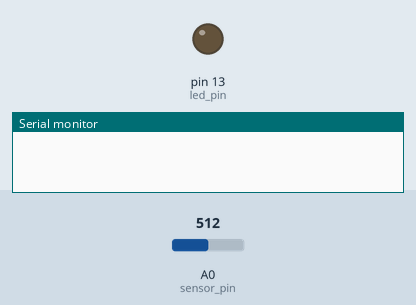
Simulated run of this sketch. Board: Arduino Uno, built for the host (arithmetic inside an expression is 32-bit, double 64-bit). Shown: output pins drawn as LEDs (lit = HIGH), the last lines printed to the serial monitor. The inputs (shaded band) are chosen by the test bench; at power-on: A0 (sensor_pin) = 512. WiFi joins after 1.5 s; servers stay silent unless stated; no MQTT or app messages arrive unless stated.

Above: at 0.0 s.
At 1.6 s:
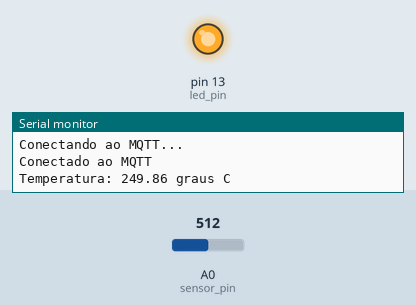
Timing chart, 0 to 3.1 s (numbered marks = the images above):
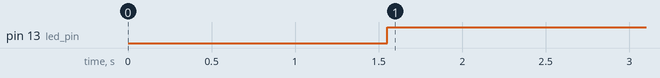

Measured:
- by itself, pin 13 (led_pin): LOW → HIGH at 1.6 s

The sketch:

onj_int.ino.ino
```cpp
#include <SPI.h>
#include <Ethernet.h>
#include <PubSubClient.h>

// Informações de conexão do MQTT
const char* mqtt_server = "192.168.0.45"; // Endereço IP do seu broker MQTT
const int mqtt_port = 1883;
const char* mqtt_user = "arduino"; // Nome de usuário do MQTT
const char* mqtt_password = "123"; // Senha do MQTT
const char* mqtt_topic = "temperatura/arduino"; // Tópico do MQTT

// Informações do sensor de temperatura e LED
int sensor_pin = A0;
int led_pin = 13;

byte mac[] = { 255, 255, 255, 255, 255, 255 }; // Endereço MAC do seu módulo Ethernet

EthernetClient ethClient;
PubSubClient mqttClient(ethClient);

void setup() {
  pinMode(led_pin, OUTPUT);
  Serial.begin(9600);
  Ethernet.begin(mac);
  mqttClient.setServer(mqtt_server, mqtt_port);
}

void loop() {
  if (!mqttClient.connected()) {
    reconnect();
  }
  int valor_sensor = analogRead(sensor_pin);
  float temperatura = (valor_sensor * 0.00488) * 100.0;
  Serial.print("Temperatura: ");
  Serial.print(temperatura);
  Serial.println(" graus C");
  if (temperatura >= 25.0) {
    digitalWrite(led_pin, HIGH);
    mqttClient.publish(mqtt_topic, "on");
  } else {
    digitalWrite(led_pin, LOW);
    mqttClient.publish(mqtt_topic, "off");
  }
  mqttClient.loop();
  delay(1000);
}

void reconnect() {
  while (!mqttClient.connected()) {
    Serial.println("Conectando ao MQTT...");
    if (mqttClient.connect("arduino_client", mqtt_user, mqtt_password)) {
      Serial.println("Conectado ao MQTT");
      mqttClient.subscribe(mqtt_topic);
    } else {
      Serial.print("Falha na conexão com o MQTT, rc=");
      Serial.println(mqttClient.state());
      delay(5000);
    }
  }
}
```
